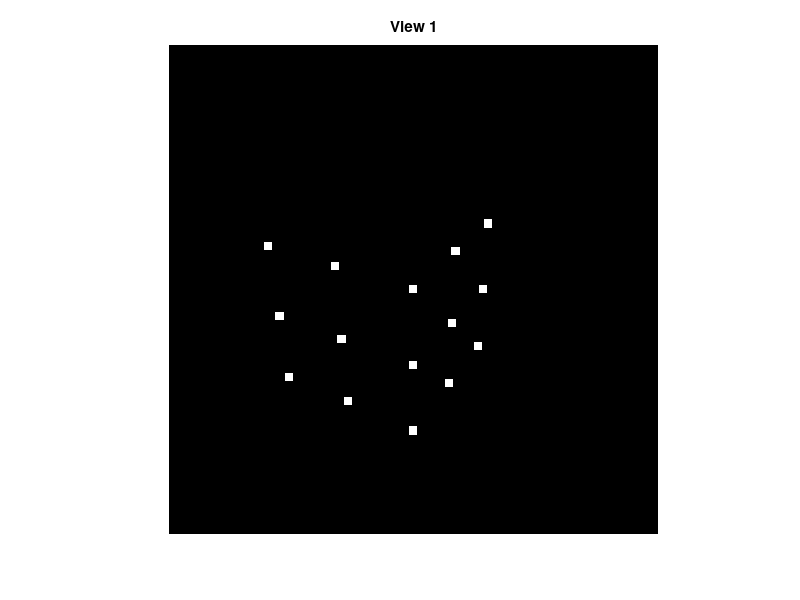
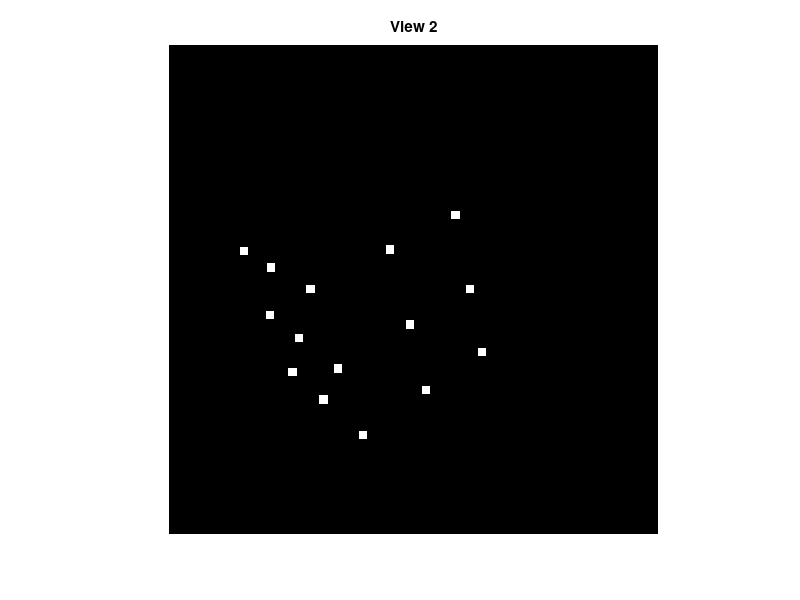

The MATLAB source for these figures, in order:
% Create an image pair with known rotation and translation between the
% views, and corresponding image points.

clear all
close all
 
L = 300;        % size of image in pixels
I1 = zeros(L,L);
 
% Define f, u0, v0
f = L;
u0 = L/2;
v0 = L/2;
 
%  Create the matrix of intrinsic camera parameters
K = [ f  0  u0;
      0  f  v0;
      0  0   1];
  
DEG_TO_RAD = pi/180;
 
% Create some points on the face of a cube
P_M = [
    0   0   0   0   0   0   0   0   0   1   2   1   2   1   2;
    2   1   0   2   1   0   2   1   0   0   0   0   0   0   0;
    0   0   0   -1  -1  -1  -2  -2  -2  0   0   -1  -1  -2  -2;
    1   1   1   1   1   1   1   1   1   1   1   1   1   1   1;
    ];
NPTS = length(P_M);


%%%%%%%%%%%%%%%%%%%%%%%%%%%%%%%%%%%%%%%%%%%
% Define pose of model with respect to camera1
ax = 120 * DEG_TO_RAD;
ay = 0 * DEG_TO_RAD;
az = 60 * DEG_TO_RAD;

Rx = [ 1    0            0;
       0    cos(ax)     -sin(ax);
       0    sin(ax)      cos(ax) ];
Ry = [ cos(ay)    0     sin(ay);
       0          1     0;
      -sin(ay)    0     cos(ay) ];
Rz = [ cos(az)    -sin(az)   0;
       sin(az)     cos(az)   0;
       0           0         1 ];
R_m_c1 = Rx * Ry * Rz;   
Pmorg_c1 = [0; 0; 5];   % translation of model wrt camera

M = [ R_m_c1 Pmorg_c1 ];    % Extrinsic camera parameter matrix

%%%%%%%%%%%%%%%%%%%%%%%%%%%%%%%%%%%%%%%%%
% Render image 1
p1 = M * P_M;
 
p1(1,:) = p1(1,:) ./ p1(3,:);
p1(2,:) = p1(2,:) ./ p1(3,:);
p1(3,:) = p1(3,:) ./ p1(3,:);
 
u1 = K * p1;  % Convert image points from normalized to unnormalized
for i=1:length(u1)
    x = round(u1(1,i));   y = round(u1(2,i));
    I1(y-2:y+2, x-2:x+2) = 255;
end
figure(1), imshow(I1, []), title('View 1');
pause


%%%%%%%%%%%%%%%%%%%%%%%%%%%%%%%%%%%%%%%%%%%
% Set up second view.
% Define rotation of camera1 with respect to camera2
ax = 0 * DEG_TO_RAD;
ay = -25 * DEG_TO_RAD;
az = 0;
 
Rx = [ 1    0            0;
       0    cos(ax)     -sin(ax);
       0    sin(ax)      cos(ax) ];
Ry = [ cos(ay)    0     sin(ay);
       0          1     0;
      -sin(ay)    0     cos(ay) ];
Rz = [ cos(az)    -sin(az)   0;
       sin(az)     cos(az)   0;
       0           0         1 ];
R_c2_c1 = Rx * Ry * Rz;   
 
% Define translation of camera2 with respect to camera1
Pc2org_c1 = [3; 0; 1];
 
% Figure out pose of model wrt camera 2.
H_m_c1 = [ R_m_c1 Pmorg_c1 ;  0 0 0 1];
H_c2_c1 = [ R_c2_c1 Pc2org_c1 ;   0 0 0 1];
H_c1_c2 = inv(H_c2_c1);
H_m_c2 = H_c1_c2 * H_m_c1;
 
R_m_c2 = H_m_c2(1:3,1:3);
Pmorg_c2 = H_m_c2(1:3,4);
 
% Extrinsic camera parameter matrix
M = [ R_m_c2 Pmorg_c2 ];


%%%%%%%%%%%%%%%%%%%%%%%%%%%%%%%%%%%%%%%%%
% Render image 2
I2 = zeros(L,L);
p2 = M * P_M;
 
p2(1,:) = p2(1,:) ./ p2(3,:);
p2(2,:) = p2(2,:) ./ p2(3,:);
p2(3,:) = p2(3,:) ./ p2(3,:);
 
% Convert image points from normalized to unnormalized
u2 = K * p2;
for i=1:length(u2)
    x = round(u2(1,i));   y = round(u2(2,i));
    I2(y-2:y+2, x-2:x+2) = 255;
end
figure(2), imshow(I2, []), title('View 2');

disp('Points in image 1:');
disp(u1);
disp('Points in image 2:');
disp(u2);
imwrite(I1, 'I1.tif');
imwrite(I2, 'I2.tif');


% This is the "true" essental matrix between the views
t = Pc2org_c1;
E = [ 0 -t(3) t(2); t(3) 0 -t(1); -t(2) t(1) 0] * R_c2_c1;
disp('True essential matrix:');
disp(E);

save('u1.mat', 'u1');   % Save points to files
save('u2.mat', 'u2');
save('E.mat', 'E');     % Save to file


